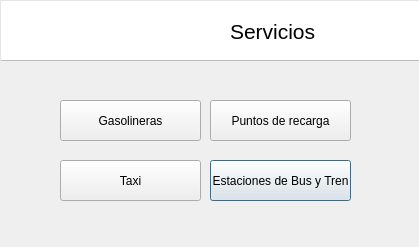
<?xml version="1.0" encoding="UTF-8"?>
<ui version="4.0">
 <class>SigCaceresDialogBase</class>
 <widget class="QDialog" name="SigCaceresDialogBase">
  <property name="geometry">
   <rect>
    <x>0</x>
    <y>0</y>
    <width>419</width>
    <height>247</height>
   </rect>
  </property>
  <property name="windowTitle">
   <string>Sig Caceres</string>
  </property>
  <widget class="QPushButton" name="b_estacionesbusytren">
   <property name="geometry">
    <rect>
     <x>210</x>
     <y>160</y>
     <width>141</width>
     <height>41</height>
    </rect>
   </property>
   <property name="styleSheet">
    <string notr="true"/>
   </property>
   <property name="text">
    <string>Estaciones de Bus y Tren</string>
   </property>
  </widget>
  <widget class="QPushButton" name="b_gasolineras">
   <property name="geometry">
    <rect>
     <x>60</x>
     <y>100</y>
     <width>141</width>
     <height>41</height>
    </rect>
   </property>
   <property name="styleSheet">
    <string notr="true"/>
   </property>
   <property name="text">
    <string>Gasolineras</string>
   </property>
  </widget>
  <widget class="QLabel" name="label">
   <property name="geometry">
    <rect>
     <x>230</x>
     <y>16</y>
     <width>271</width>
     <height>31</height>
    </rect>
   </property>
   <property name="font">
    <font>
     <pointsize>16</pointsize>
    </font>
   </property>
   <property name="text">
    <string>Servicios</string>
   </property>
  </widget>
  <widget class="QPushButton" name="b_puntosrecarga">
   <property name="geometry">
    <rect>
     <x>210</x>
     <y>100</y>
     <width>141</width>
     <height>41</height>
    </rect>
   </property>
   <property name="styleSheet">
    <string notr="true"/>
   </property>
   <property name="text">
    <string>Puntos de recarga</string>
   </property>
  </widget>
  <widget class="QPushButton" name="b_taxi">
   <property name="geometry">
    <rect>
     <x>60</x>
     <y>160</y>
     <width>141</width>
     <height>41</height>
    </rect>
   </property>
   <property name="styleSheet">
    <string notr="true"/>
   </property>
   <property name="text">
    <string>Taxi</string>
   </property>
  </widget>
  <widget class="QLabel" name="label_3">
   <property name="geometry">
    <rect>
     <x>0</x>
     <y>0</y>
     <width>511</width>
     <height>61</height>
    </rect>
   </property>
   <property name="styleSheet">
    <string notr="true">background-color: rgb(255, 255, 255);
border:0.5px solid rgb(229, 229, 229);
border-bottom-color: rgb(188, 188, 188)


</string>
   </property>
   <property name="text">
    <string/>
   </property>
  </widget>
  <widget class="QLabel" name="label_icon">
   <property name="geometry">
    <rect>
     <x>0</x>
     <y>10</y>
     <width>111</width>
     <height>41</height>
    </rect>
   </property>
   <property name="text">
    <string/>
   </property>
   <property name="pixmap">
    <pixmap resource="../resources.qrc">:/plugins/sig_caceres/iconos/logo-sig.png</pixmap>
   </property>
   <property name="scaledContents">
    <bool>true</bool>
   </property>
  </widget>
  <widget class="QLabel" name="label_icon_ayti">
   <property name="geometry">
    <rect>
     <x>110</x>
     <y>10</y>
     <width>91</width>
     <height>41</height>
    </rect>
   </property>
   <property name="text">
    <string/>
   </property>
   <property name="pixmap">
    <pixmap resource="../resources.qrc">:/plugins/sig_caceres/iconos/logo-ayto.png</pixmap>
   </property>
   <property name="scaledContents">
    <bool>true</bool>
   </property>
  </widget>
  <zorder>label_3</zorder>
  <zorder>b_estacionesbusytren</zorder>
  <zorder>b_gasolineras</zorder>
  <zorder>b_puntosrecarga</zorder>
  <zorder>b_taxi</zorder>
  <zorder>label</zorder>
  <zorder>label_icon</zorder>
  <zorder>label_icon_ayti</zorder>
 </widget>

 <connections/>
</ui>
